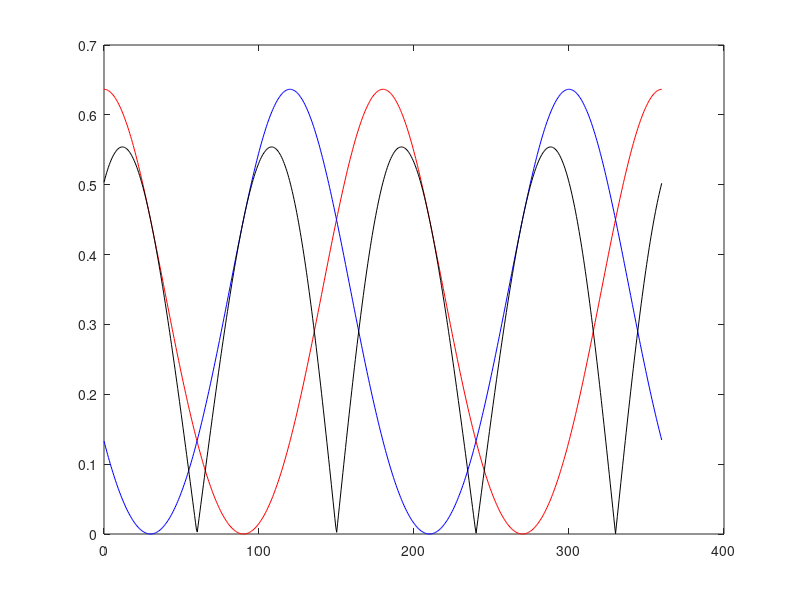
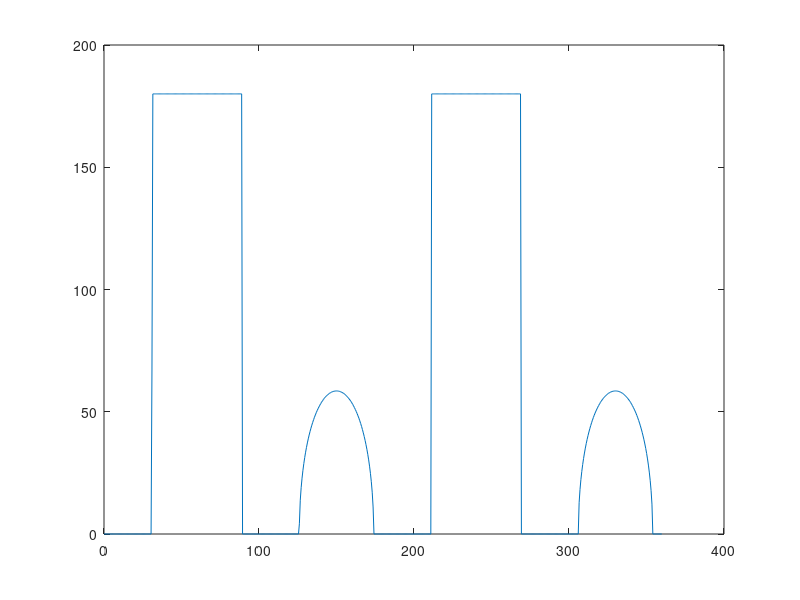
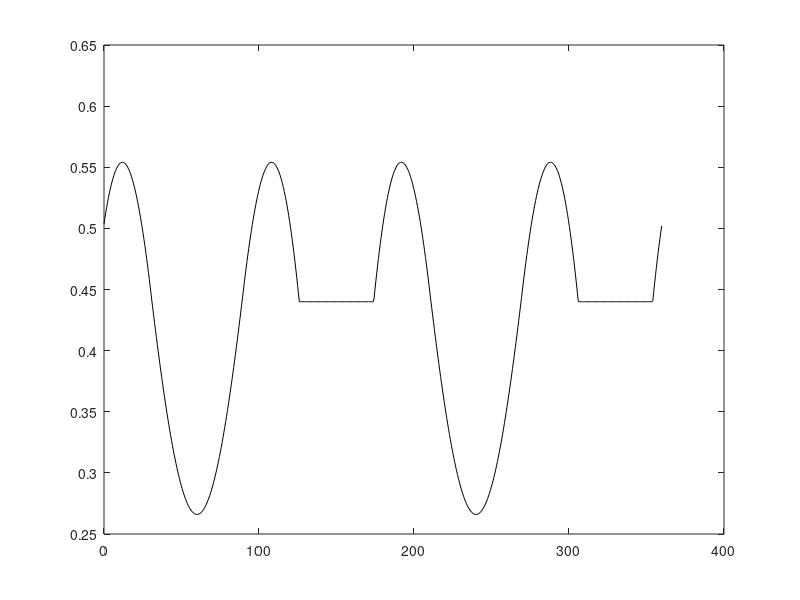

Recreate these plots in MATLAB, in order.
CPS=0
theta_f1=0:0.01:2*pi;
m=1;
D1=(1+m*sin(theta_f1)+(0/6)*sawtooth(3*theta_f1+pi/2,1/2))/2;
% S1=(2/pi)*sin(pi*D1)*cos(theta_c);
S1=(2/pi)*sin(pi*D1);
theta_f2=theta_f1-2*pi/3;
D2=(1+m*sin(theta_f2)+(0/6)*sawtooth(3*theta_f2+pi/2,1/2))/2;
S2=(2/pi)*sin(pi*D2);

figure();
plot(theta_f1*180/pi,S1,'r')
hold on;
plot(theta_f1*180/pi,S2,'b')
hold on;
plot(theta_f1*180/pi,abs(S1-S2),'k')

%%
y=(S1.^2+S2.^2-0.44^2)./(2.*S1.*S2);
y(y>1)=1;
y(y<-1)=-1;
CPS=acos(y);
% CPS=mod(CPS,2*pi);
%%
figure();
plot(theta_f1*180/pi,CPS*180/pi)
%%
figure();
plot(theta_f1*180/pi,sqrt(S1.^2+S2.^2-2*S1.*S2.*cos(CPS)),'k')

